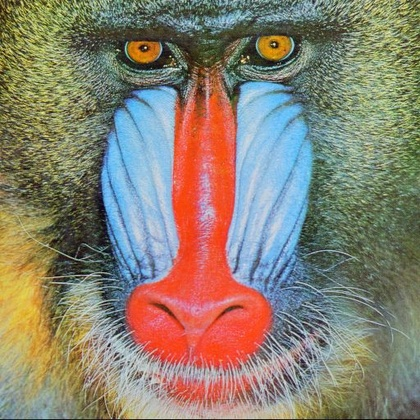
%> input picture 2. Assignment/mandrill_color.jpg, 420 x 420 px, shrunk from 512 x 512 before the run
$ octave --eval "result = Images;"   (GNU Octave 9; MATLAB toolbox functions it lacks are replaced by stand-ins)
%> lines starting %> are read from the running program, lines starting %| are printed output that depends on the picture; in (x1, y1, x2, y2) boxes, pixels count from 0 and x2, y2 are one past the last pixel; in counts of white or black regions, pixels touching at a corner belong together; the program's own positions count from 1
%
% Copyright 2022 TU Wien.
% Institute of Computer Graphics and Algorithms.
%

function[image_double, image_swapped, image_mark_green, image_masked, ...
    image_reshaped, gauss_kernel, image_convoluted, image_edge, fnc_handles] = Images()
% ATTENTION: Only implement sections that are marked with 'TODO'. You must
% not change anything that is not marked.

% DO NOT TOUCH - START
fnc_handles = {};
fnc_handles.swap_channels = @swap_channels;
fnc_handles.mark_green = @mark_green;
fnc_handles.mask_image = @mask_image;
fnc_handles.reshape_image = @reshape_image;
fnc_handles.edge_filter = @edge_filter;
fnc_handles.evc_filter = @evc_filter;
% DO NOT TOUCH - END

%% Initialization. Do not change anything here
input_path = 'mandrill_color.jpg';
output_path = 'mandrill_output.png';

%% General Hints:
% If you want to check your implementation you can:
% -) Set a breakpoint to access variables at a certain point in the script.
% You can inspect their contents in the 'Workspace' window to the right.
% -) Leave out the ';' at the end of a statement/line so the result will be
% printed out in the command window.
% -) Do not rename the predefined variables, or else our test-system won't
% work (which is bad for both parties ;) )

%% I. Images basics
% 1) Load image from 'input_path' and store it in 'image'
image = imread(input_path); % TODO: edit this line
%> image is the input picture: size 420x420x3 uint8; mean R, G, B 137.4, 128.9, 113.2

% 2) Convert the image from 1) to double format with range [0, 1]. DO NOT USE LOOPS.
image_double = im2double(image); % TODO: edit this line

% 3) Swap the channels of an image
% Implement this task in the function 'swap_channels'.
image_swapped = swap_channels(image_double);

% 4) Display the swapped image
imshow(image_swapped)

% 5) Write the swapped image to the path specified in output_path. The
% image should be in png format.
imwrite(image_swapped, output_path);

% 6) Logical images
% Implement this task in the function 'mark_green'.
image_mark_green = mark_green(image_double);

% 7) Mask an image conditionally
% Implement this task in the function 'mask_image'.
image_masked = mask_image(image_double, image_mark_green);

% 8) Change the shape of an image
% Implement this task in the function 'reshape_image'.
image_reshaped = reshape_image(image_double);

%% II. Filters and convolutions

% 1) Use fspecial to create a 5x5 gaussian filter with sigma=2.0 and store
% it in 'gauss_kernel'
% TODO: edit the next line
gauss_kernel = fspecial("gaussian",[5 5],2);

% 2) Implement the function 'evc_filter'.
image_convoluted = evc_filter(image_swapped, gauss_kernel);

% 3) Highlight the horizontal edges of an image using the sobel filter.
% Implement this task in the function 'edge_filter'.
image_edge = edge_filter(image_reshaped);

end

function image_swapped = swap_channels(image_double)
% Use the parameter 'image_double' (image from step 2) to create an image
% where the red and the green channels are swapped. The result should be
% stored in 'image_swapped'. DO NOT USE LOOPS.

% TODO: implement this function
image_swapped = image_double(:,:,[2 1 3]);

end

function image_mark_green = mark_green(image_double)
% Create a logical image where every pixel is marked that has a value
% greater or equal to 0.7 in the green channel. The result should be stored
% in 'image_mark_green'. Use the parameter 'image_double' (image from step
% 2) for this step. DO NOT USE LOOPS.
% HINT:
% see http://de.mathworks.com/help/matlab/matlab_prog/find-array-elements-that-meet-a-condition.html).

% TODO: implement this function
image_mark_green = image_double(:,:,2) >= 0.7;
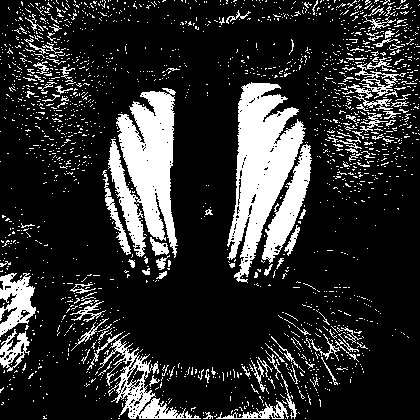
%> image_mark_green: size 420x420 logical; 18.4% white; 1974 white regions (1869 under 20 px), largest, box (x1, y1, x2, y2) and area: (227, 82, 306, 283) 7546, (108, 88, 178, 258) 7020, (262, 144, 312, 264) 2014

end

function image_masked = mask_image(image_double, image_mark_green)
% Set all pixels in 'image_double' (the double image from step 2) to black
% where 'image_mark_green' is true (where green >= 0.7). Store the result
% in 'image_masked'. DO NOT USE LOOPS.
% HINT: You can use 'repmat' to complete this task.

% TODO: implement this function
image_masked = image_double;
repmat_image = repmat(image_mark_green, 1, 1, 3);
image_masked(repmat_image) = 0;
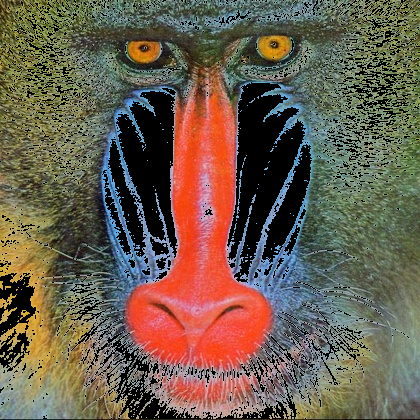
%> image_masked: size 420x420x3 double; mean R, G, B 0.42, 0.367, 0.303

end

function image_reshaped = reshape_image(image_double)
% Convert the parameter 'image_double' (the double image from step 2) to a
% grayscale image and reshape it from 512x512 to 1024x256. Cut off the
% left half of the image and attach it to the bottom of the right half.
% The result should be stored in 'image_reshaped' DO NOT USE LOOPS.
% HINT: Matlab adresses matrices with "height x width"

% TODO: implement this function
image_greyscale = rgb2gray(image_double);

image_left  = image_greyscale(:, 1:end/2);
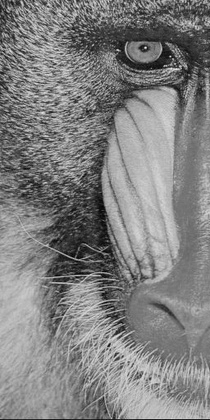
%> image_left: size 420x210 double; min 0.00505, max 0.964, mean 0.506
image_right = image_greyscale(:, end/2+1:end);
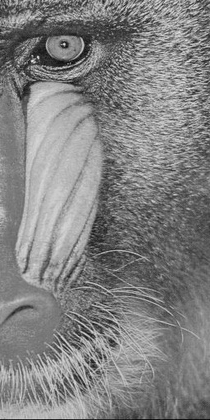
%> image_right: size 420x210 double; min 0.0461, max 0.917, mean 0.51

image_reshaped = [image_right;image_left];
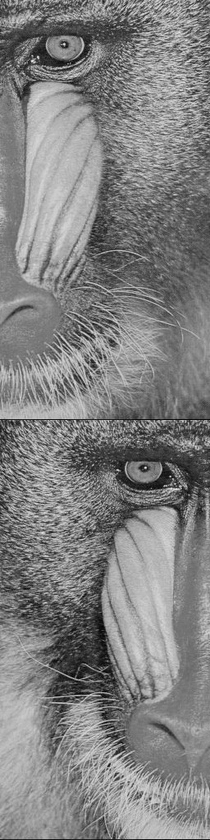
%> image_reshaped: size 840x210 double; min 0.00505, max 0.964, mean 0.508; mean of the top-left, top-right, bottom-left and bottom-right quarters 0.539, 0.482, 0.489, 0.524

end

function [result] = evc_filter(input, kernel)
% Returns the input image filtered with the kernel
% input: An rgb-image
% kernel: The filter kernel
%
% You are allowed to use loops for this task. You can assume that the
% kernel is always of size 5x5. For pixels outside the image use 0.
% Do not use the conv or the imfilter or similar functions here.
% The output image should have the same size as the input image.

% TODO: Add your code here

rows = size(input,1);
%> rows = 420
cols = size(input,2);
%> cols = 420
result = zeros(rows,cols);

input=padarray(input,[2 2]);

for color = 1:3
    for row = 3:rows-3
        for col = 3:cols-3
            temp = input(row-2:row+2,col-2:col+2,color) .* kernel;
            result(row,col,color) = sum(temp(:));
        end
    end
end
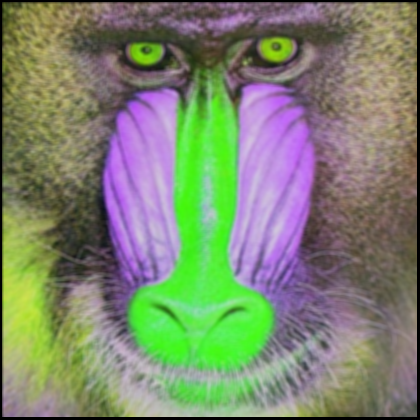
%> result: size 420x420x3 double; mean R, G, B 0.493, 0.527, 0.434

result = result(2:rows-2,2:cols-2,:);
%> result: size 417x417x3 double

imshow(input)

end

function image_edge = edge_filter(image_reshaped)
% Create an image showing the horizontal edges in 'image_reshaped' using
% the sobel filter. For this task you can use imfilter/conv.
% The result should be stored in 'image_edge'. DO NOT USE LOOPS.
% ATTENTION: Do not use 'evc_filter' for this task! The output image should
% have the same size as the input image.
% For this task it is your choice how you handle pixels outside the image,
% but you should use a typical method to do this. (e.g. zero padding,
% border replication, etc.) Take a look at the imfilter documentation.

% TODO: implement this function
kernel = fspecial('sobel');
image_edge = imfilter(image_reshaped, kernel);
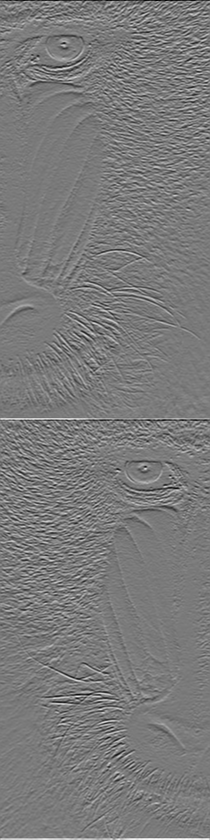
%> image_edge: size 840x210 double; min -3.06, max 3.3, mean 0.00184; drawn with min black and max white

end
